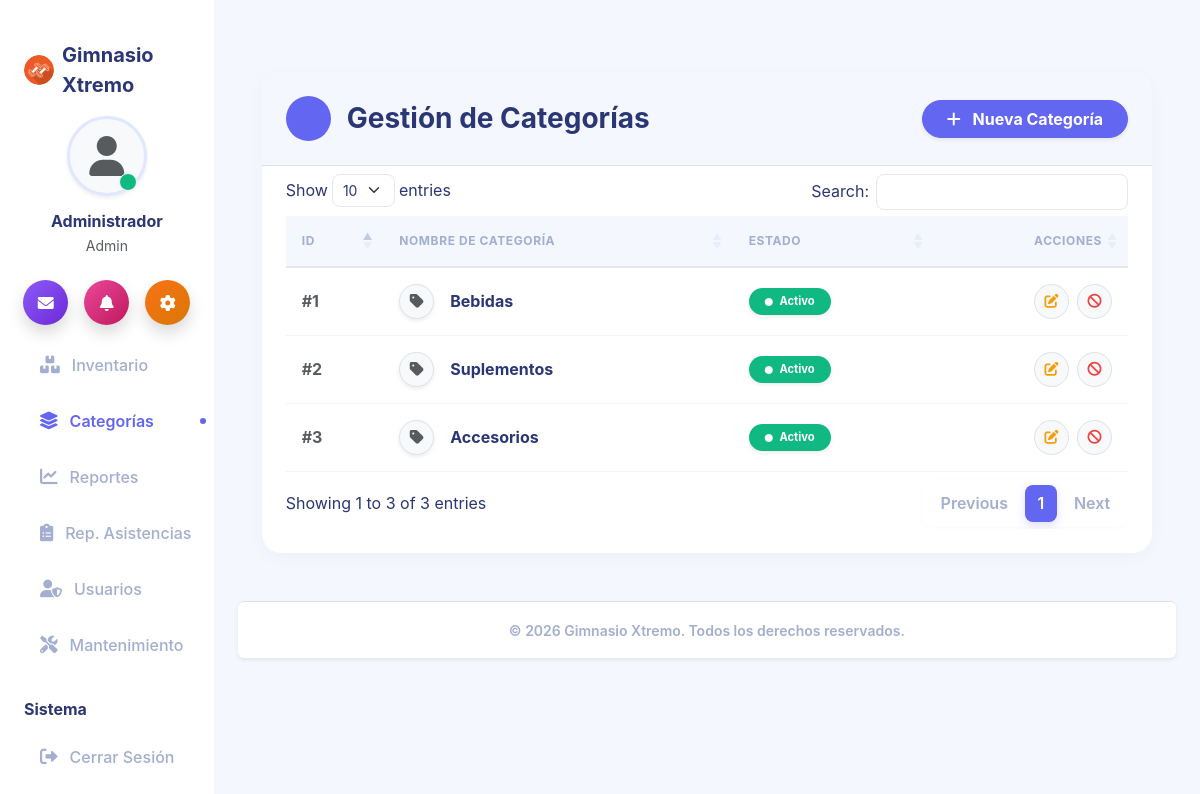
Screenshot of /inventario/categorias (signed in) with the database file from the repository.
### tables this page shows
CREATE TABLE IF NOT EXISTS `configuracion` (
  `id` int NOT NULL,
  `nombre_sistema` varchar(100) DEFAULT NULL,
  `ruc` varchar(20) DEFAULT NULL,
  `direccion` varchar(255) DEFAULT NULL,
  `telefono` varchar(20) DEFAULT NULL,
  `email` varchar(100) DEFAULT NULL,
  `logo` varchar(255) DEFAULT NULL,
  `moneda` varchar(10) DEFAULT '$',
  PRIMARY KEY (`id`)
);

CREATE TABLE IF NOT EXISTS `categorias` (
  `id` int NOT NULL AUTO_INCREMENT,
  `nombre` varchar(100) NOT NULL,
  `estado` enum('activo','inactivo') DEFAULT 'activo',
  PRIMARY KEY (`id`)
);

### app/controllers/InventarioController.php (called while the page is built, shortened)
<?php
require_once __DIR__ . '/../models/Categoria.php';
class InventarioController {
    private $categoriaModel;
    public function __construct() {
        $this->categoriaModel = new Categoria();
    }
    public function categorias() {
        $categorias = $this->categoriaModel->obtenerTodos();
        require_once __DIR__ . '/../views/inventario/categorias.php';
    }
}

### app/models/Configuracion.php (called while the page is built, shortened)
<?php
class Configuracion {
    public static function getInfo() {
        $database = new Database();
        $conn = $database->getConnection();
        $query = "SELECT * FROM configuracion WHERE id = 1 LIMIT 1";
        $stmt = $conn->prepare($query);
        $stmt->execute();
        return $stmt->fetch(PDO::FETCH_ASSOC);
    }
}

### app/models/Categoria.php (called while the page is built, shortened)
<?php
class Categoria {
    private $conn;
    public function __construct() {
        $database = new Database();
        $this->conn = $database->getConnection();
    }
    public function obtenerTodos() {
        $stmt = $this->conn->prepare("SELECT * FROM categorias ORDER BY nombre ASC");
        $stmt->execute();
        return $stmt->fetchAll(PDO::FETCH_ASSOC);
    }
}

### app/config/Database.php (called while the page is built, shortened)
<?php
class Database {
    private $host = 'localhost';
    private $db_name = 'gym_system';
    private $username = 'root';
    private $password = '';
    public function getConnection() {
        $this->conn = null;
        try {
            $this->conn = new PDO("mysql:host=" . $this->host . ";dbname=" . $this->db_name, $this->username, $this->password);
            $this->conn->exec("set names utf8");
            $this->conn->setAttribute(PDO::ATTR_ERRMODE, PDO::ERRMODE_EXCEPTION);
        } catch(PDOException $exception) {
            echo "Error de conexión: " . $exception->getMessage();
        }
        return $this->conn;
    }
}

### app/views/inventario/categorias.php (the view, shortened to what this page needs)
<!DOCTYPE html>
<html lang="es">
<head>
    <link href="https://cdn.jsdelivr.net/npm/bootstrap@5.3.0/dist/css/bootstrap.min.css" rel="stylesheet">
    <link href="https://cdn.datatables.net/1.13.6/css/dataTables.bootstrap5.min.css" rel="stylesheet">
    <link rel="stylesheet" href="https://cdnjs.cloudflare.com/ajax/libs/font-awesome/6.0.0/css/all.min.css">
    <link rel="stylesheet" href="/css/gym-theme.css?v=<?= time() ?>">
</head>
<body class="bg-light">
    <?php require_once '../app/views/inc/navbar.php'; ?>
    <div class="container-fluid px-4 fade-in mt-5 mb-5">
        <div class="module-container p-0">
            <div class="border-bottom px-4 py-4 d-flex justify-content-between align-items-center mb-2" style="background: var(--gym-bg-light); border-top-left-radius: 20px; border-top-right-radius: 20px;">
                <h3 class="fw-bold text-dark m-0 d-flex align-items-center">
                    <div class="bg-primary bg-opacity-10 p-2 rounded-circle me-3 d-flex align-items-center justify-content-center" style="width: 45px; height: 45px;">
                        <i class="fas fa-tags text-primary"></i>
                    </div>
                    Gestión de Categorías
                </h3>
                <button class="btn btn-primary rounded-pill px-4 shadow-sm fw-bold" data-bs-toggle="modal" data-bs-target="#modalCategoria">
                    <i class="fas fa-plus me-2"></i> Nueva Categoría
                </button>
            </div>
        <div class="p-4 pt-0 mt-2">
            <div class="table-responsive">
                <table class="table table-hover align-middle table-data w-100 border-0">
                    <thead>
                        <tr>
                            <th class="border-0 bg-transparent text-muted">ID</th>
                            <th class="border-0 bg-transparent text-muted">Nombre de Categoría</th>
                            <th class="border-0 bg-transparent text-muted">Estado</th>
                            <th class="border-0 bg-transparent text-muted text-end">Acciones</th>
                        </tr>
                    </thead>
                            <tbody>
                                <?php foreach ($categorias as $cat): ?>
                                <tr>
                                    <td class="text-muted fw-bold">#<?= $cat['id'] ?></td>
                                    <td>
                                        <div class="d-flex align-items-center">
                                            <div class="bg-light rounded-circle d-flex align-items-center justify-content-center me-3 shadow-sm border" style="width: 35px; height: 35px;">
                                                <i class="fas fa-tag text-muted"></i>
                                            </div>
                                            <div class="fw-bold text-dark"><?= $cat['nombre'] ?></div>
                                        </div>
                                    </td>
                                    <td>
                                        <?php if($cat['estado'] == 'activo'): ?>
                                            <span class="badge bg-success text-white px-3 py-2 rounded-pill shadow-sm" style="font-size: 0.7rem; font-weight: 700;"><i class="fas fa-circle me-1" style="font-size: 0.5rem; vertical-align: middle;"></i> Activo</span>
                                        <?php else: ?>
                                            <span class="badge bg-secondary text-white px-3 py-2 rounded-pill shadow-sm" style="font-size: 0.7rem; font-weight: 700;"><i class="fas fa-circle me-1" style="font-size: 0.5rem; vertical-align: middle;"></i> Inactivo</span>
                                        <?php endif; ?>
                                    </td>
                                    <td class="text-end">
                                        <div class="d-flex justify-content-end gap-2">
                                            <button class="btn btn-light text-warning btn-sm rounded-circle d-flex align-items-center justify-content-center border edit-btn"
                                                    style="width: 35px; height: 35px; transition: all 0.2s;"
                                                    data-id="<?= $cat['id'] ?>"
                                                    data-nombre="<?= $cat['nombre'] ?>"
                                                    data-bs-toggle="modal"
                                                    data-bs-target="#modalCategoria"
                                                    title="Editar"
                                                    onmouseover="this.classList.replace('btn-light', 'btn-warning'); this.classList.replace('text-warning', 'text-white');"
                                                    onmouseout="this.classList.replace('btn-warning', 'btn-light'); this.classList.replace('text-white', 'text-warning');">
                                                <i class="fas fa-edit"></i>
                                            </button>
                                            <?php if($cat['estado'] == 'activo'): ?>
                                                <a href="/inventario/cambiarEstadoCategoria/<?= $cat['id'] ?>/inactivo"
                                                class="btn btn-light text-danger btn-sm rounded-circle d-flex align-items-center justify-content-center border btn-confirm"
                                                style="width: 35px; height: 35px; transition: all 0.2s;"
                                                data-title="¿Desactivar categoría?"
                                                title="Desactivar"
                                                onmouseover="this.classList.replace('btn-light', 'btn-danger'); this.classList.replace('text-danger', 'text-white');"
                                                onmouseout="this.classList.replace('btn-danger', 'btn-light'); this.classList.replace('text-white', 'text-danger');">
                                                    <i class="fas fa-ban"></i>
                                                </a>
                                            <?php endif; ?>
                                        </div>
                                    </td>
                            </tr>
                            <?php endforeach; ?>
                        </tbody>
                </table>
            </div>
        </div>
    </div>
    <?php require_once '../app/views/inc/footer.php'; ?>
</body>
</html>

### app/views/inc/navbar.php (shortened to what this page needs)
<?php
require_once __DIR__ . '/../../models/Configuracion.php';
$config = Configuracion::getInfo();
$_rolActual = $_SESSION['user_rol'] ?? '';
$current_uri = $_SERVER['REQUEST_URI'] ?? '';
$is_active = function($path) use ($current_uri) {
    if ($path === '/home/index') {
        return ($current_uri === '/' || strpos($current_uri, '/home') === 0) ? 'active' : '';
    }
    return strpos($current_uri, $path) === 0 ? 'active' : '';
};
?>
<link rel="stylesheet" href="/css/gym-theme.css?v=<?= time() ?>">
<div class="d-flex" id="wrapper">
    <div class="bg-white shadow-sm" id="sidebar-wrapper">
        <div class="sidebar-heading p-4 d-flex align-items-center justify-content-center">
            <?php if(!empty($config['logo'])): ?>
                <img src="/img/<?= $config['logo'] ?>?v=<?= time() ?>"
                     alt="Logo" width="30" height="30"
                     class="d-inline-block align-text-top rounded-circle me-2">
            <?php endif; ?>
            <span class="fs-5 fw-bold text-dark tracking-wider"><?= $config['nombre_sistema'] ?></span>
        </div>
        <div class="text-center mt-3 mb-4 px-4">
            <div class="position-relative d-inline-block mb-3">
                <div class="bg-light rounded-circle shadow-sm d-flex align-items-center justify-content-center mx-auto" style="width: 80px; height: 80px; border: 3px solid #E0E7FF;">
                    <i class="fas fa-user text-muted" style="font-size: 2.5rem;"></i>
                </div>
                <span class="position-absolute bottom-0 end-0 p-2 bg-success border border-light rounded-circle" style="transform: translate(-10px, -5px);"></span>
            </div>
            <h6 class="fw-bold text-dark mb-1"><?= $_SESSION['user_name'] ?? 'Usuario' ?></h6>
            <p class="text-muted small mb-0"><?= ucfirst($_SESSION['user_rol'] ?? 'Invitado') ?></p>
        </div>
        <div class="d-flex justify-content-center gap-3 mb-4 px-3">
            <a href="/notificaciones/index" class="btn btn-primary rounded-circle shadow p-0 d-flex align-items-center justify-content-center" style="width: 45px; height: 45px; background: linear-gradient(135deg, #8B5CF6, #6D28D9); border:none;">
                <i class="fas fa-envelope text-white"></i>
            </a>
            <a href="/asistencia/index" class="btn rounded-circle shadow p-0 d-flex align-items-center justify-content-center" style="width: 45px; height: 45px; background: linear-gradient(135deg, #EC4899, #BE185D); border:none;">
                <i class="fas fa-bell text-white"></i>
            </a>
            <a href="/configuracion/index" class="btn rounded-circle shadow p-0 d-flex align-items-center justify-content-center" style="width: 45px; height: 45px; background: linear-gradient(135deg, #F97316, #D97706); border:none;">
                <i class="fas fa-cog text-white"></i>
            </a>
        </div>
        <div id="sidebar-nav-scroll">
            <div class="list-group list-group-flush mt-2 px-2">
                <?php if($_rolActual === 'admin'): ?>
                    <a class="list-group-item list-group-item-action rounded mb-1 <?= $is_active('/inventario/productos') ?>" href="/inventario/productos">
                        <i class="fas fa-boxes w-20px text-center"></i> Inventario
                    </a>
                    <a class="list-group-item list-group-item-action rounded mb-1 <?= $is_active('/inventario/categorias') ?>" href="/inventario/categorias">
                        <i class="fas fa-layer-group w-20px text-center"></i> Categorías
                    </a>
                    <a class="list-group-item list-group-item-action rounded mb-1 <?= $is_active('/reportes') ?>" href="/reportes/index">
                        <i class="fas fa-chart-line w-20px text-center"></i> Reportes
                    </a>
                    <a class="list-group-item list-group-item-action rounded mb-1 <?= $is_active('/asistencia/reporte') ?>" href="/asistencia/reporte">
                        <i class="fas fa-clipboard-list w-20px text-center"></i> Rep. Asistencias
                    </a>
                    <a class="list-group-item list-group-item-action rounded mb-1 <?= $is_active('/usuarios') ?>" href="/usuarios/index">
                        <i class="fas fa-user-shield w-20px text-center"></i> Usuarios
                    </a>
                    <a class="list-group-item list-group-item-action rounded mb-1 <?= $is_active('/mantenimiento') ?>" href="/mantenimiento/index">
                        <i class="fas fa-tools w-20px text-center"></i> Mantenimiento
                    </a>
                <?php endif; ?>
                <p class="text-dark fw-bold ms-3 mt-4 mb-2 fs-6">Sistema</p>
                <a class="list-group-item list-group-item-action rounded mb-1 text-danger" href="/auth/logout">
                    <i class="fas fa-sign-out-alt w-20px text-center"></i> Cerrar Sesión
                </a>
            </div>
        </div>
    </div>
    <div id="page-content-wrapper" class="d-flex flex-column" style="min-height: 100vh; background-color: var(--gym-bg-light);">
        <div class="container-fluid p-4 flex-grow-1">

### app/views/inc/footer.php (shortened to what this page needs)
        </div>
        <footer class="bg-white border-top text-center py-3 mt-auto shadow-sm text-secondary rounded">
            <small class="fw-semibold">&copy; <?= date('Y') ?> <?= $config['nombre_sistema'] ?>. Todos los derechos reservados.</small>
        </footer>
    </div>
</div>
</body>
</html>

### rows the page displays
configuracion: logo (picture), nombre_sistema "Gimnasio Xtremo"
categorias: id "3", nombre "Accesorios", estado "activo" (drawn)
categorias: id "1", nombre "Bebidas", estado "activo" (drawn)
categorias: id "2", nombre "Suplementos", estado "activo" (drawn)

### other values shown
$_SESSION['user_name'] "Administrador"
$_SESSION['user_rol'] "Admin"
